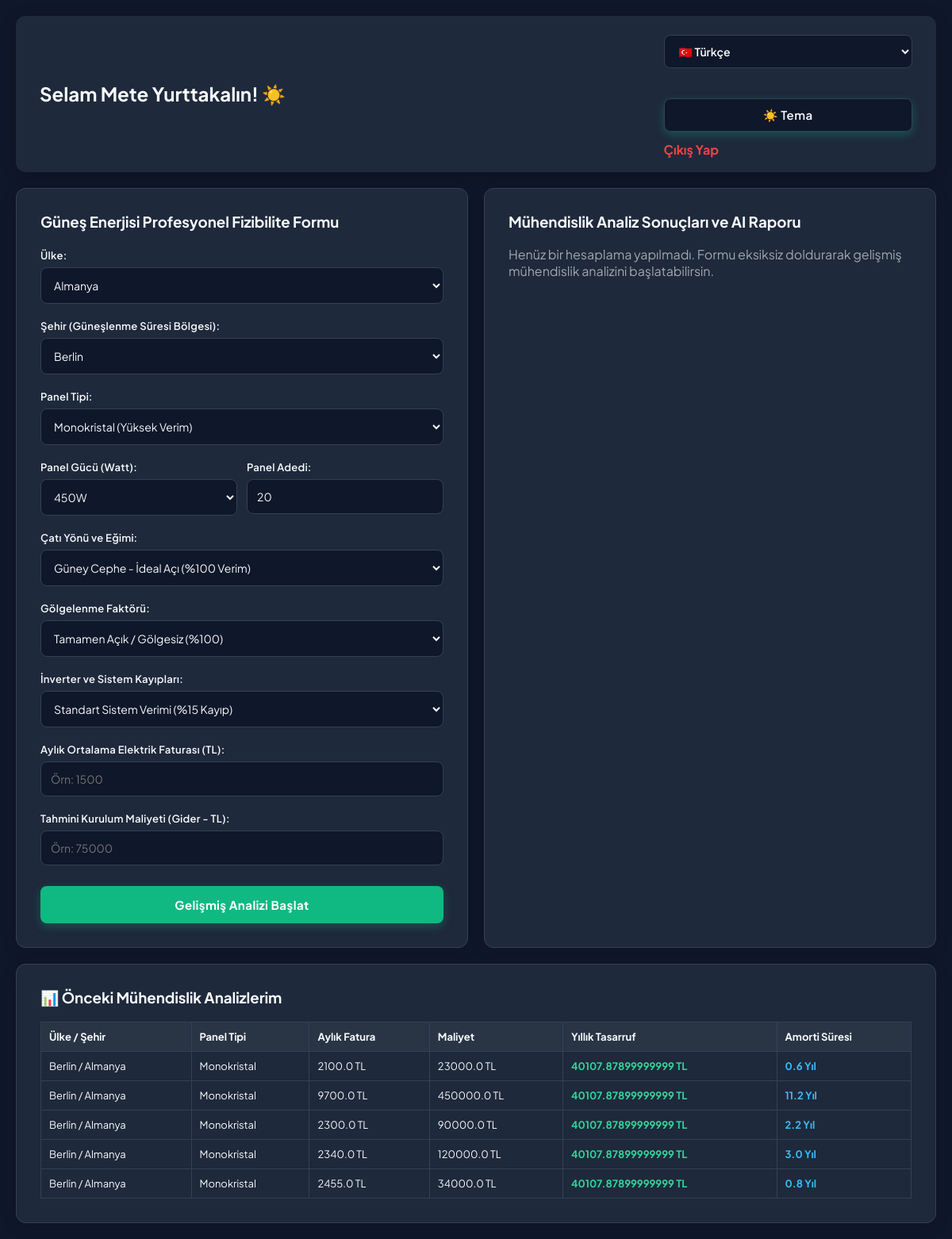
The app's page /dashboard (signed in) with its own data.
### tables this page shows
CREATE TABLE calculations (
            id INTEGER PRIMARY KEY AUTOINCREMENT,
            user_id INTEGER,
            country TEXT,
            city TEXT,
            district TEXT,
            panel_type TEXT,
            monthly_bill REAL,
            investment_cost REAL,
            annual_savings REAL,
            amortization_period REAL,
            FOREIGN KEY(user_id) REFERENCES users(id)
        );

### main.py (the view, shortened to what this page needs)
@app.route('/dashboard', methods=['GET', 'POST'])
def dashboard():
    if 'user_id' not in session:
        return redirect(url_for('login'))
    result = None
    countries = list(SORTED_LOCATIONS.keys())
    conn = sqlite3.connect('database.db')
    cursor = conn.cursor()
    cursor.execute('''
        SELECT country, city, panel_type, monthly_bill, investment_cost, annual_savings, amortization_period
        FROM calculations WHERE user_id = ? ORDER BY id DESC LIMIT 5
    ''', (session['user_id'],))
    history = cursor.fetchall()
    conn.close()
    return render_template('dashboard.html', countries=countries,
                           locations_json=json.dumps(SORTED_LOCATIONS, ensure_ascii=False), result=result,
                           history=history)

### templates/dashboard.html (shortened to what this page needs)
<!DOCTYPE html>
<html lang="tr">
<head>
</head>
<body>
    <div class="header">
        <h2 id="welcomeText" style="margin: 0; font-weight: 700;">Selam {{ session['user_name'] }}! ☀️</h2>
        <div class="controls">
            <select id="langSelect" class="lang-select" onchange="changeLanguage()">
                <option value="tr">🇹🇷 Türkçe</option>
            </select>
            <button id="themeToggleBtn" class="theme-btn" onclick="toggleTheme()">☀️ Tema</button>
            <a href="{{ url_for('logout') }}" id="logoutBtn" class="logout">Çıkış Yap</a>
        </div>
    </div>
    <div class="main-container">
        <div class="card">
            <h3 id="formTitle" style="margin-top: 0; font-weight: 700;">Güneş Enerjisi Profesyonel Fizibilite Formu</h3>
            <form method="POST">
                <label id="lblCountry">Ülke:</label>
                <select name="country" id="countrySelect" onchange="updateCities()" required>
                    {% for country in countries %}
                        <option value="{{ country }}">{{ country }}</option>
                    {% endfor %}
                </select>
                <label id="lblCity">Şehir (Güneşlenme Süresi Bölgesi):</label>
                <select name="city" id="citySelect" required></select>
                <label id="lblPanel">Panel Tipi:</label>
                <select name="panel_type">
                    <option id="optMono" value="Monokristal">Monokristal (Yüksek Verim)</option>
                </select>
                <div style="display: flex; gap: 12px;">
                    <div style="flex: 1;">
                        <label>Panel Gücü (Watt):</label>
                        <select name="panel_power_watt">
                            <option value="450" selected>450W</option>
                        </select>
                    </div>
                    <div style="flex: 1;">
                        <label>Panel Adedi:</label>
                        <input type="number" name="panel_count" value="20" min="1" required>
                    </div>
                </div>
                <label>Çatı Yönü ve Eğimi:</label>
                <select name="roof_orientation">
                    <option value="1.0">Güney Cephe - İdeal Açı (%100 Verim)</option>
                </select>
                <label>Gölgelenme Faktörü:</label>
                <select name="shading_factor">
                    <option value="1.0">Tamamen Açık / Gölgesiz (%100)</option>
                </select>
                <label>İnverter ve Sistem Kayıpları:</label>
                <select name="system_loss">
                    <option value="0.85" selected>Standart Sistem Verimi (%15 Kayıp)</option>
                </select>
                <label id="lblBill">Aylık Ortalama Elektrik Faturası (TL):</label>
                <input type="number" step="0.01" name="monthly_bill" placeholder="Örn: 1500" required>
                <label id="lblCost">Tahmini Kurulum Maliyeti (Gider - TL):</label>
                <input type="number" step="0.01" name="investment_cost" placeholder="Örn: 75000" required>
                <button type="submit" id="calcBtn">Gelişmiş Analizi Başlat</button>
            </form>
        </div>
        <div class="card">
            <h3 id="resTitle" style="margin-top: 0; font-weight: 700;">Mühendislik Analiz Sonuçları ve AI Raporu</h3>
            {% if result %}
                <div class="result-box">
                    <p style="margin: 6px 0;"><strong>Konum:</strong> {{ result.city }}, {{ result.country }}</p>
                    <p style="margin: 6px 0;"><strong>Kurulu Sistem Gücü:</strong> <span style="color: #38bdf8; font-size: 15px; font-weight: 700;">{{ result.total_system_kwp }} kWp</span></p>
                    <p style="margin: 6px 0;"><strong>Yıllık Tahmini Enerji Üretimi:</strong> <span style="color: #38bdf8; font-size: 15px; font-weight: 700;">{{ result.annual_generation_kwh }} kWh</span></p>
                    <p style="margin: 6px 0;"><strong>Yıllık Tahmini Tasarruf:</strong> <span style="color: #34d399; font-size: 17px; font-weight: 800;">{{ result.annual_savings }} TL</span></p>
                    <p style="margin: 6px 0;"><strong>Yatırımın Kâra Dönüşü (Amorti):</strong> <span style="color: #38bdf8; font-size: 17px; font-weight: 800;">{{ result.amortization_period }} Yıl</span></p>
                    <p style="margin: 6px 0;"><strong>25 Yıllık Net Kazanç (Dejenerasyon Dahil):</strong> <span style="color: #34d399; font-size: 17px; font-weight: 800;">{{ result.total_25_year_net_savings }} TL</span></p>
                </div>
                <a href="{{ url_for('download_pdf') }}" class="pdf-btn">📄 Resmi PDF Raporunu İndir</a>
                <div class="ai-assistant-container">
                    <div class="ai-avatar">🤖</div>
                    <div class="speech-bubble">
                        <strong style="color: #34d399; display: block; margin-bottom: 6px;">Solar Master Kıdemli AI Mühendisi:</strong>
                        <p style="font-weight: 700; color: {% if result.ai_status == 'success' %}#34d399{% elif result.ai_status == 'warning' %}#fbbf24{% else %}#ef4444{% endif %}; margin: 0 0 8px 0;">
                            {{ result.ai_summary }}
                        </p>
                        <ul style="margin: 0; padding-left: 16px; font-size: 13px; opacity: 0.9;">
                            {% for tip in result.ai_tips %}
                                <li style="margin-bottom: 4px;">{{ tip }}</li>
                            {% endfor %}
                        </ul>
                        <div style="margin-top: 12px; padding-top: 8px; border-top: 1px solid var(--input-border); font-size: 12px; color: #34d399; font-weight: 600;">
                            🌱 <strong>Çevresel Katkı:</strong> Yılda <strong>{{ result.annual_co2_saved_kg }} kg</strong> CO2 engelleniyor (Yaklaşık <strong>{{ result.equivalent_trees }} ağaç</strong> kazanımına eşdeğer).
                        </div>
                    </div>
                </div>
                <div style="width: 220px; margin: 25px auto 0 auto;">
                    <canvas id="feasibilityChart"></canvas>
                </div>
                <script>
                    const ctx = document.getElementById('feasibilityChart').getContext('2d');
                    new Chart(ctx, {
                        type: 'doughnut',
                        data: {
                            labels: ['Kurulum Maliyeti (TL)', 'Yıllık Tasarruf (TL)'],
                            datasets: [{
                                data: [{{ result.investment_cost }}, {{ result.annual_savings }}],
                                backgroundColor: ['#ef4444', '#10b981'],
                                borderWidth: 0
                            }]
                        },
                        options: {
                            plugins: {
                                legend: { labels: { color: document.documentElement.getAttribute('data-theme') === 'light' ? '#0f172a' : '#f8fafc', font: { family: 'Plus Jakarta Sans' } } }
                            }
                        }
                    });
                </script>
            {% else %}
                <p style="opacity: 0.6;">Henüz bir hesaplama yapılmadı. Formu eksiksiz doldurarak gelişmiş mühendislik analizini başlatabilirsin.</p>
            {% endif %}
        </div>
    </div>
    <div class="main-container">
        <div class="card">
            <h3 id="historyTitle" style="margin-top: 0; font-weight: 700;">📊 Önceki Mühendislik Analizlerim</h3>
            {% if history %}
                <table>
                    <tr>
                        <th>Ülke / Şehir</th>
                        <th>Panel Tipi</th>
                        <th>Aylık Fatura</th>
                        <th>Maliyet</th>
                        <th>Yıllık Tasarruf</th>
                        <th>Amorti Süresi</th>
                    </tr>
                    {% for row in history %}
                    <tr>
                        <td>{{ row[1] }} / {{ row[0] }}</td>
                        <td>{{ row[2] }}</td>
                        <td>{{ row[3] }} TL</td>
                        <td>{{ row[4] }} TL</td>
                        <td style="color: #34d399; font-weight: 700;">{{ row[5] }} TL</td>
                        <td style="color: #38bdf8; font-weight: 700;">{{ row[6] }} Yıl</td>
                    </tr>
                    {% endfor %}
                </table>
            {% else %}
                <p style="opacity: 0.6;">Henüz geçmiş analiz kaydı bulunmuyor.</p>
            {% endif %}
        </div>
    </div>
</body>
</html>

### templates/dashboard.html (style rules this page uses)
:root { --bg-color: #0f172a; --card-bg: #1e293b; --text-color: #f8fafc; --header-bg: #1e293b; --input-bg: #0f172a; --input-border: #334155; --result-bg: #064e3b; }
body { font-family: 'Plus Jakarta Sans', sans-serif; background: var(--bg-color); color: var(--text-color); margin: 0; padding: 20px; transition: background 0.3s, color 0.3s; }
.header { display: flex; justify-content: space-between; align-items: center; background: var(--header-bg); padding: 18px 30px; border-radius: 12px; box-shadow: 0px 4px 20px rgba(0,0,0,0.2); }
.main-container { display: flex; gap: 20px; margin-top: 20px; flex-wrap: wrap; }
.card { background: var(--card-bg); padding: 30px; border-radius: 12px; box-shadow: 0px 4px 20px rgba(0,0,0,0.15); flex: 1; min-width: 320px; transition: background 0.3s; position: relative; border: 1px solid var(--input-border); }
input, select { width: 100%; padding: 12px; margin: 6px 0 16px 0; background: var(--input-bg); color: var(--text-color); border: 1px solid var(--input-border); border-radius: 8px; box-sizing: border-box; font-family: 'Plus Jakarta Sans', sans-serif; font-size: 14px; }
label { font-size: 13px; font-weight: 600; color: var(--text-color); letter-spacing: 0.3px; }
button, .pdf-btn { width: 100%; padding: 14px; background: #10b981; color: white; border: none; border-radius: 8px; font-weight: 700; cursor: pointer; font-size: 15px; margin-top: 10px; text-align: center; text-decoration: none; display: inline-block; box-sizing: border-box; font-family: 'Plus Jakarta Sans', sans-serif; letter-spacing: 0.5px; box-shadow: 0 4px 12px rgba(16, 185, 129, 0.3); transition: transform 0.2s; }
.controls { display: flex; gap: 12px; align-items: center; flex-wrap: wrap; }
.theme-btn, select.lang-select { padding: 10px 14px; border-radius: 8px; border: 1px solid var(--input-border); background: var(--input-bg); color: var(--text-color); cursor: pointer; font-weight: 600; font-family: 'Plus Jakarta Sans', sans-serif; }
a.logout { color: #ef4444; text-decoration: none; font-weight: 700; }
table { width: 100%; border-collapse: collapse; margin-top: 12px; font-size: 13px; }
th, td { border: 1px solid var(--input-border); padding: 10px; text-align: left; }
th { background: rgba(255,255,255,0.05); }

### records on screen
calculations: city "Berlin", country "Almanya", panel_type "Monokristal", monthly_bill "2100.0", investment_cost "23000.0", annual_savings "40107.87899999999", amortization_period "0.6"
calculations: city "Berlin", country "Almanya", panel_type "Monokristal", monthly_bill "9700.0", investment_cost "450000.0", annual_savings "40107.87899999999", amortization_period "11.2"
calculations: city "Berlin", country "Almanya", panel_type "Monokristal", monthly_bill "2300.0", investment_cost "90000.0", annual_savings "40107.87899999999", amortization_period "2.2"
calculations: city "Berlin", country "Almanya", panel_type "Monokristal", monthly_bill "2340.0", investment_cost "120000.0", annual_savings "40107.87899999999", amortization_period "3.0"
calculations: city "Berlin", country "Almanya", panel_type "Monokristal", monthly_bill "2455.0", investment_cost "34000.0", annual_savings "40107.87899999999", amortization_period "0.8"

### other values on screen
{{ session['user_name'] }} "Mete Yurttakalın"
form field country "Almanya"
